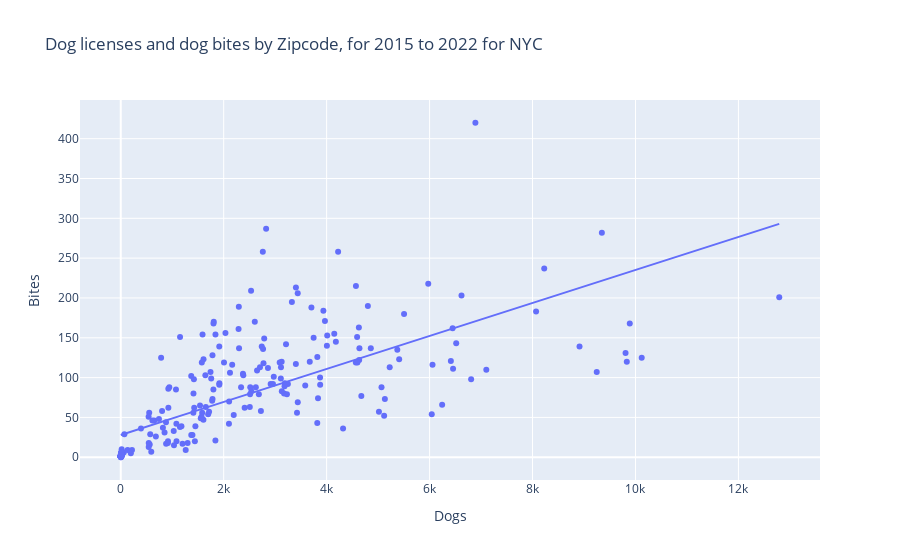

The notebook cell this image was saved under:
### Markdown cell above
#### Now, we can explore the relationship between dog licenses and dog bites, via a scatter plot
- Here we find that there does appear to be a relationship at the zipcode level, with the number of dog bites increasing with the number of dog licenses
- There is also a clustering of data, with most zipcodes below 4k dog licenses and below 200 bites across the time period of 2015 to 2022

### Code cell
#Add a trendline
px.scatter(
    agg_data,
    x="Dogs",
    y="Bites",
    title="Dog licenses and dog bites by Zipcode, for 2015 to 2022 for NYC",
    trendline="ols",
)

### Figure 1 — Plotly figure (JSON) as saved in the notebook; plotly's stock layout.template omitted (floating-point values rounded to 4 significant figures; data arrays with more than 128 entries replaced by an {"elided": "..."} marker saying what was removed)
{"data": [{"hovertemplate": "Dogs=%{x}<br>Bites=%{y}<extra></extra>", "legendgroup": "", "marker": {"color": "#636efa", "symbol": "circle"}, "mode": "markers", "name": "", "orientation": "v", "showlegend": false, "type": "scatter", "x": {"elided": "250 int values"}, "xaxis": "x", "y": {"elided": "250 int values"}, "yaxis": "y"}, {"hovertemplate": "<b>OLS trendline</b><br>Bites = 0.0207173 * Dogs + 28.0262<br>R<sup>2</sup>=0.498955<br><br>Dogs=%{x}<br>Bites=%{y} <b>(trend)</b><extra></extra>", "legendgroup": "", "marker": {"color": "#636efa", "symbol": "circle"}, "mode": "lines", "name": "", "showlegend": false, "type": "scatter", "x": {"elided": "250 int values"}, "xaxis": "x", "y": {"elided": "250 float values"}, "yaxis": "y"}], "layout": {"legend": {"tracegroupgap": 0}, "title": {"text": "Dog licenses and dog bites by Zipcode, for 2015 to 2022 for NYC"}, "xaxis": {"anchor": "y", "domain": [0, 1], "title": {"text": "Dogs"}}, "yaxis": {"anchor": "x", "domain": [0, 1], "title": {"text": "Bites"}}}}
